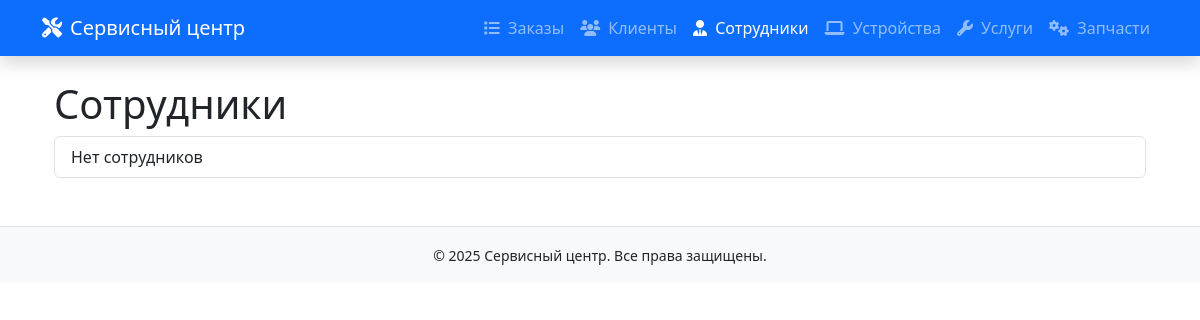
The app's page /serv/employees/, older data.
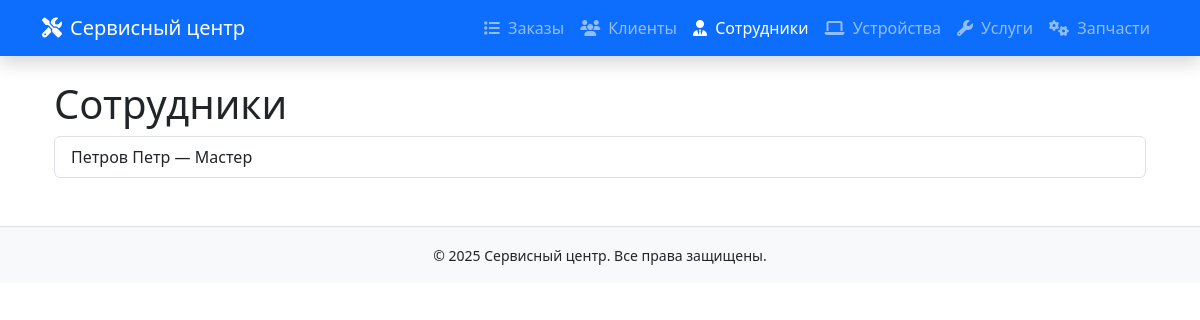
The same page, newer data.
### SAMserv/models.py (models this page shows, shortened)
class Employee(models.Model):
    POSITION_CHOICES = [
        ('master', 'Мастер'),
        ('cashier', 'Кассир'),
        ('admin', 'Администратор'),
    ]
    last_name = models.CharField(max_length=25)
    first_name = models.CharField(max_length=25)
    middle_name = models.CharField(max_length=25, blank=True, null=True)
    phone_number = models.CharField(max_length=20)
    position = models.CharField(max_length=50, choices=POSITION_CHOICES)
    access_type = models.CharField(max_length=20)

### SAMserv/views.py (the view)
# urls.py: path('employees/', views.employee_list, name='employee-list'),
def employee_list(request):
    employees = Employee.objects.all()
    return render(request, 'employees/employee_list.html', {'employees': employees})

### SAMserv/templates/employees/employee_list.html (shortened to what this page needs)
{% extends 'base.html' %}
{% block content %}
<div class="container">
    <h1>Сотрудники</h1>
    <ul class="list-group">
        {% for emp in employees %}
            <li class="list-group-item">
                {{ emp.last_name }} {{ emp.first_name }} — {{ emp.get_position_display }}
            </li>
        {% empty %}
            <li class="list-group-item">Нет сотрудников</li>
        {% endfor %}
    </ul>
</div>
{% endblock %}

Row changes from the older to the newer data that the page shows:
added Employee: last_name "Петров", first_name "Петр", position "Мастер"
Text that changed along with them:
text no longer shown: "Нет сотрудников"
